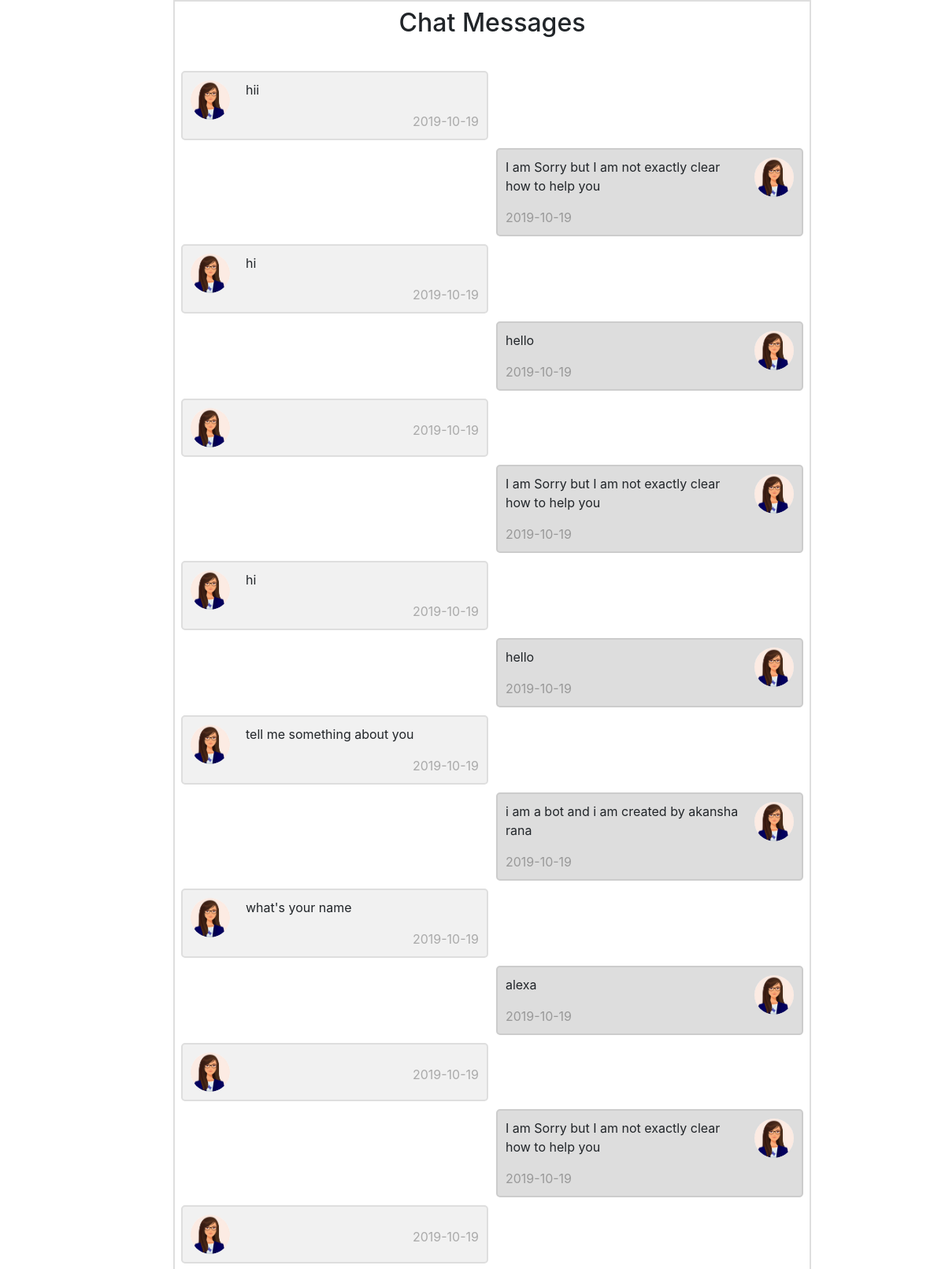
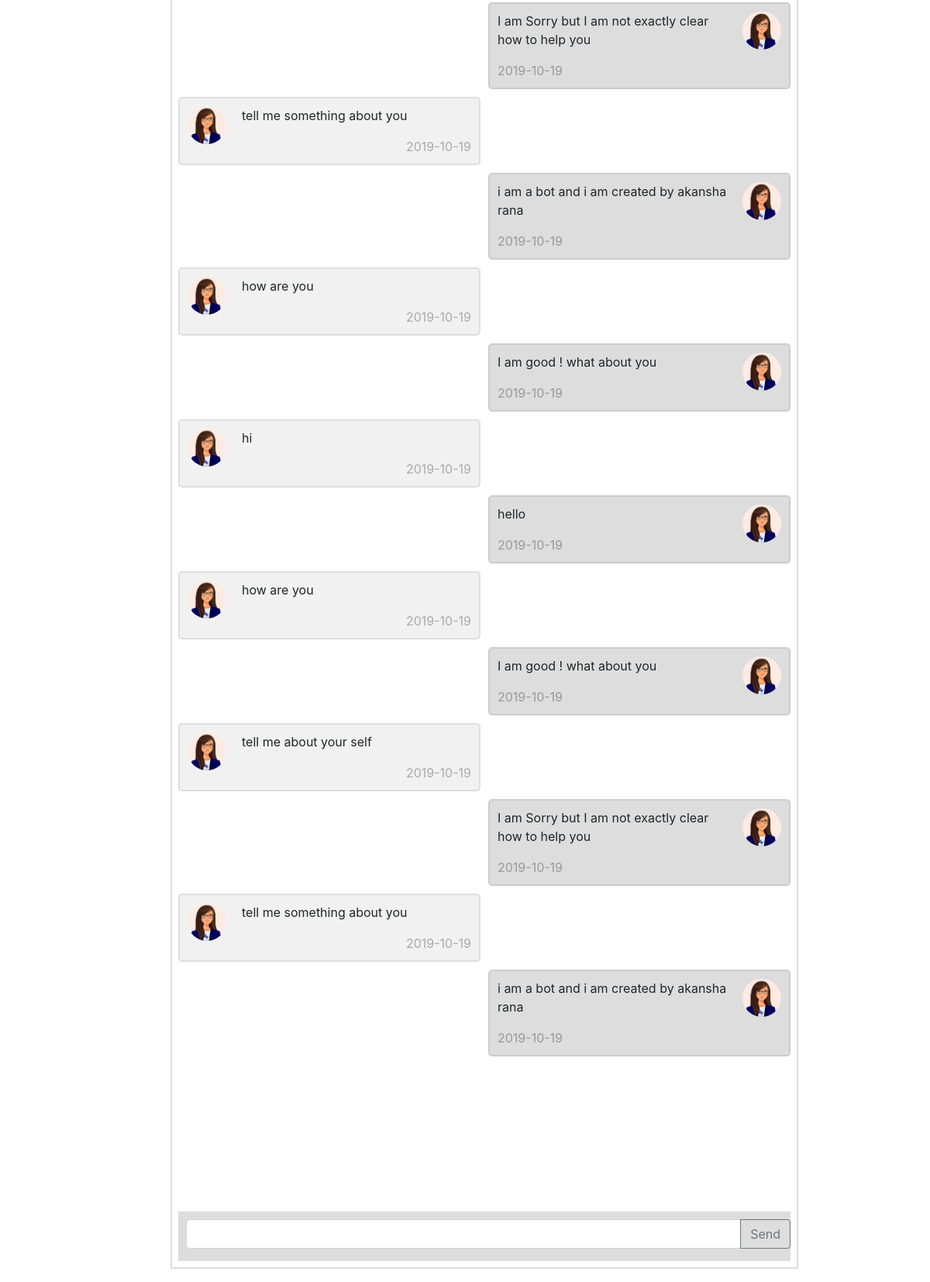
The page / on the database its author committed (2 pictures, top to bottom).
### tables this page shows
CREATE TABLE `chats` (
  `id` int(11) NOT NULL,
  `user` longtext NOT NULL,
  `chatbot` longtext NOT NULL,
  `date` date NOT NULL
);

### index.php (the view, shortened to what this page needs)
<?php include "db.php"; ?>
<!DOCTYPE html>
<html>
<head>
  <link rel="stylesheet" href="https://maxcdn.bootstrapcdn.com/bootstrap/4.3.1/css/bootstrap.min.css">
</head>
<body>
<span id="ref">
<div class="square">
<center><h2>Chat Messages</h2></center>
<br/>
  <?php
    $query="select * from chats ORDER by date DESC";
    $res=mysqli_query($conn,$query);
    while($data=mysqli_fetch_array($res)){
      $user=$data['user'];
      $chatbot=$data['chatbot'];
      $date=$data['date'];
  ?>
  <div class="container1" style="margin-right: 400px;">
    <img src="download.jpg" alt="Avatar" style="width:100%;">
    <p id="message"><?php echo $user;?></p>
    <span class="time-right"><?php echo $date;?></span>
  </div>
  <div class="container1 darker" style="margin-left: 400px;">
    <img src="download.jpg" alt="Avatar" class="right" style="width:100%;">
    <p><?php echo $chatbot;?></p>
    <span class="time-left"><?php echo $date;?></span>
  </div>
<?php } ?>
<div class="sticky">
  <div class="row">
     <div class="col-md-12">
       <div class="input-group mb-3">
          <input type="text" class="form-control" id="msg">
            <div class="input-group-append">
                <button class="btn btn-outline-secondary" type="button" onclick="send()">Send</button>
            </div>
        </div>
   </div>
  </div>
</div>
</div>
</span>
<br/>
</body>
</html>

### index.php (style rules this page uses)
body { margin: 0 auto; max-width: 800px; padding: 0 20px; }
.container1 { border: 2px solid #dedede; background-color: #f1f1f1; border-radius: 5px; padding: 10px; margin: 10px 0; }
.darker { border-color: #ccc; background-color: #ddd; }
.container1::after { content: ""; clear: both; display: table; }
.container1 img { float: left; max-width: 50px; width: 100%; margin-right: 20px; border-radius: 50%; }
.container1 img.right { float: right; margin-left: 20px; margin-right:0; }
.time-right { float: right; color: #aaa; }
.time-left { float: left; color: #999; }
div.sticky { position: -webkit-sticky; position: sticky; bottom: 0; margin-top: 200px; background-color: #ddd; padding: 10px 0 0 10px; font-size: 20px; }
.square { height: auto; width: 810px; padding: 8px; background-color: #fff; border: 2px solid #dedede; }

### rows shown on the page
chats: user "hii", date "2019-10-19", chatbot "I am Sorry but I am not exactly clear how to help you"
chats: user "hi", date "2019-10-19", chatbot "hello"
chats: date "2019-10-19", chatbot "I am Sorry but I am not exactly clear how to help you"
chats: user "hi", date "2019-10-19", chatbot "hello"
chats: user "tell me something about you", date "2019-10-19", chatbot "i am a bot and i am created by akansha rana"
chats: user "what's your name", date "2019-10-19", chatbot "alexa"
chats: date "2019-10-19", chatbot "I am Sorry but I am not exactly clear how to help you"
chats: date "2019-10-19", chatbot "I am Sorry but I am not exactly clear how to help you"
chats: user "tell me something about you", date "2019-10-19", chatbot "i am a bot and i am created by akansha rana"
chats: user "how are you", date "2019-10-19", chatbot "I am good ! what about you"
chats: user "hi", date "2019-10-19", chatbot "hello"
chats: user "how are you", date "2019-10-19", chatbot "I am good ! what about you"
chats: user "tell me about your self", date "2019-10-19", chatbot "I am Sorry but I am not exactly clear how to help you"
chats: user "tell me something about you", date "2019-10-19", chatbot "i am a bot and i am created by akansha rana"
